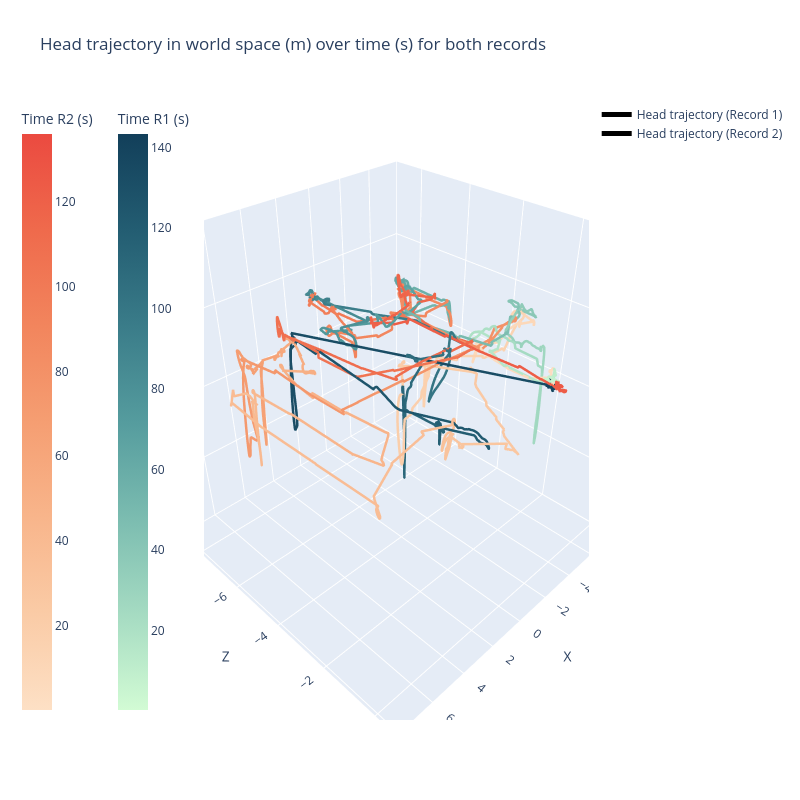

Notebook source saved alongside this figure:
### Markdown cell above
We can extract the data from both records as we did before:

### Code cell
r1_head_time_s, r1_head_world_positions = extract_object_positions_timeseries(record1, "EasterEggHunt", "Main Camera")
r2_head_time_s, r2_head_world_positions = extract_object_positions_timeseries(record2, "EasterEggHunt", "Main Camera")

r1_head_trajectory = create_trajectory_3d(r1_head_world_positions, "Head trajectory (Record 1)")
r1_head_trajectory = add_trajectory_custom_data(r1_head_trajectory, r1_head_time_s, "Time R1", "s", cmap="darkmint", color_bar_x=-0.25, as_line_color=True)

r2_head_trajectory = create_trajectory_3d(r2_head_world_positions, "Head trajectory (Record 2)")
r2_head_trajectory = add_trajectory_custom_data(r2_head_trajectory, r2_head_time_s, "Time R2", "s", cmap="peach", color_bar_x=-0.5, as_line_color=True)

fig = go.Figure()
fig.add_trace(r1_head_trajectory)
fig.add_trace(r2_head_trajectory)
fig.update_layout(
    title="Head trajectory in world space (m) over time (s) for both records",
    # We swap the y and z axis to match the Unity coordinate system
    scene=dict(
        xaxis_title="X",
        yaxis_title="Z",
        zaxis_title="Y",
        zaxis=dict(range=[0,2])
    ),
    width=800,
    height=800
)
fig.show()

### Figure 1 — Plotly figure (JSON) as saved in the notebook; plotly's stock layout.template omitted (floating-point values rounded to 4 significant figures; data arrays with more than 128 entries replaced by an {"elided": "..."} marker saying what was removed)
{"data": [{"customdata": {"elided": "12833x1 float values"}, "hovertemplate": "<b>X:</b> %{x:.2f}<br><b>Y:</b> %{y:.2f}<br><b>Z:</b> %{z:.2f}<br>Time R1:</b> %{customdata[0]:.2f}s", "line": {"color": {"elided": "12833 float values"}, "colorbar": {"title": {"text": "Time R1 (s)"}, "x": -0.25}, "colorscale": [[0, "rgb(210, 251, 212)"], [0.1667, "rgb(165, 219, 194)"], [0.3333, "rgb(123, 188, 176)"], [0.5, "rgb(85, 156, 158)"], [0.6667, "rgb(58, 124, 137)"], [0.8333, "rgb(35, 93, 114)"], [1, "rgb(18, 63, 90)"]], "width": 5}, "mode": "lines", "name": "Head trajectory (Record 1)", "type": "scatter3d", "x": {"elided": "12833 float values"}, "y": {"elided": "12833 float values"}, "z": {"elided": "12833 float values"}}, {"customdata": {"elided": "12181x1 float values"}, "hovertemplate": "<b>X:</b> %{x:.2f}<br><b>Y:</b> %{y:.2f}<br><b>Z:</b> %{z:.2f}<br>Time R2:</b> %{customdata[0]:.2f}s", "line": {"color": {"elided": "12181 float values"}, "colorbar": {"title": {"text": "Time R2 (s)"}, "x": -0.5}, "colorscale": [[0, "rgb(253, 224, 197)"], [0.1667, "rgb(250, 203, 166)"], [0.3333, "rgb(248, 181, 139)"], [0.5, "rgb(245, 158, 114)"], [0.6667, "rgb(242, 133, 93)"], [0.8333, "rgb(239, 106, 76)"], [1, "rgb(235, 74, 64)"]], "width": 5}, "mode": "lines", "name": "Head trajectory (Record 2)", "type": "scatter3d", "x": {"elided": "12181 float values"}, "y": {"elided": "12181 float values"}, "z": {"elided": "12181 float values"}}], "layout": {"height": 800, "scene": {"xaxis": {"title": {"text": "X"}}, "yaxis": {"title": {"text": "Z"}}, "zaxis": {"range": [0, 2], "title": {"text": "Y"}}}, "title": {"text": "Head trajectory in world space (m) over time (s) for both records"}, "width": 800}}
